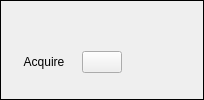
         <widget class="QFrame" name="frame_4">
          <property name="sizePolicy">
           <sizepolicy hsizetype="MinimumExpanding" vsizetype="Fixed">
            <horstretch>0</horstretch>
            <verstretch>0</verstretch>
           </sizepolicy>
          </property>
          <property name="minimumSize">
           <size>
            <width>188</width>
            <height>74</height>
           </size>
          </property>
          <property name="frameShape">
           <enum>QFrame::Box</enum>
          </property>
          <property name="frameShadow">
           <enum>QFrame::Plain</enum>
          </property>
          <layout class="QGridLayout" name="gridLayout_5">
           <item row="0" column="0">
            <layout class="QVBoxLayout" name="verticalLayout_2">
             <item>
              <widget class="QELabel" name="qelabel_camTitle">
               <property name="sizePolicy">
                <sizepolicy hsizetype="Minimum" vsizetype="Minimum">
                 <horstretch>0</horstretch>
                 <verstretch>0</verstretch>
                </sizepolicy>
               </property>
               <property name="minimumSize">
                <size>
                 <width>110</width>
                 <height>0</height>
                </size>
               </property>
               <property name="maximumSize">
                <size>
                 <width>16777215</width>
                 <height>18</height>
                </size>
               </property>
               <property name="font">
                <font>
                 <weight>75</weight>
                 <italic>false</italic>
                 <bold>true</bold>
                </font>
               </property>
               <property name="frameShadow">
                <enum>QFrame::Plain</enum>
               </property>
               <property name="textFormat">
                <enum>Qt::RichText</enum>
               </property>
               <property name="alignment">
                <set>Qt::AlignCenter</set>
               </property>
               <property name="variable" stdset="0">
                <string>$(P):cam1:BI:NAME.DESC</string>
               </property>
               <property name="variableSubstitutions" stdset="0">
                <string>P=CPS1</string>
               </property>
               <property name="styleSheet">
                <string notr="true">QWidget { color: grey }</string>
               </property>
               <property name="displayAlarmState">
                <bool>false</bool>
               </property>
              </widget>
             </item>
             <item>
              <layout class="QHBoxLayout" name="horizontalLayout">
               <item>
                <widget class="QLabel" name="label_10">
                 <property name="minimumSize">
                  <size>
                   <width>64</width>
                   <height>0</height>
                  </size>
                 </property>
                 <property name="text">
                  <string>Acquire</string>
                 </property>
                 <property name="alignment">
                  <set>Qt::AlignCenter</set>
                 </property>
                </widget>
               </item>
               <item>
                <widget class="CAButton" name="cabutton">
                 <property name="sizePolicy">
                  <sizepolicy hsizetype="Minimum" vsizetype="Fixed">
                   <horstretch>64</horstretch>
                   <verstretch>0</verstretch>
                  </sizepolicy>
                 </property>
                 <property name="checkable">
                  <bool>true</bool>
                 </property>
                 <property name="useTextColor">
                  <bool>true</bool>
                 </property>
                 <property name="writeOnClick" stdset="0">
                  <bool>true</bool>
                 </property>
                 <property name="onText">
                  <string>Acquire</string>
                 </property>
                 <property name="offText">
                  <string>Done</string>
                 </property>
                 <property name="onLabel">
                  <string>Stop</string>
                 </property>
                 <property name="offLabel">
                  <string>Start</string>
                 </property>
                 <property name="variable" stdset="0">
                  <string>$(P):cam1:Acquire</string>
                 </property>
                 <property name="variableSubstitutions" stdset="0">
                  <string>P=CPS1</string>
                 </property>
                 <property name="subscribe">
                  <bool>true</bool>
                 </property>
                 <property name="AlarmEnable" stdset="0">
                  <bool>false</bool>
                 </property>
                 <property name="literalLabel">
                  <bool>true</bool>
                 </property>
                </widget>
               </item>
               <item>
                <widget class="QELabel" name="qelabel_5">
                 <property name="minimumSize">
                  <size>
                   <width>64</width>
                   <height>0</height>
                  </size>
                 </property>
                 <property name="variable" stdset="0">
                  <string>$(P):cam1:Acquire</string>
                 </property>
                 <property name="variableSubstitutions" stdset="0">
                  <string>P=CPS1</string>
                 </property>
                 <property name="displayAlarmState">
                  <bool>false</bool>
                 </property>
                </widget>
               </item>
              </layout>
             </item>
            </layout>
           </item>
          </layout>
         </widget>
